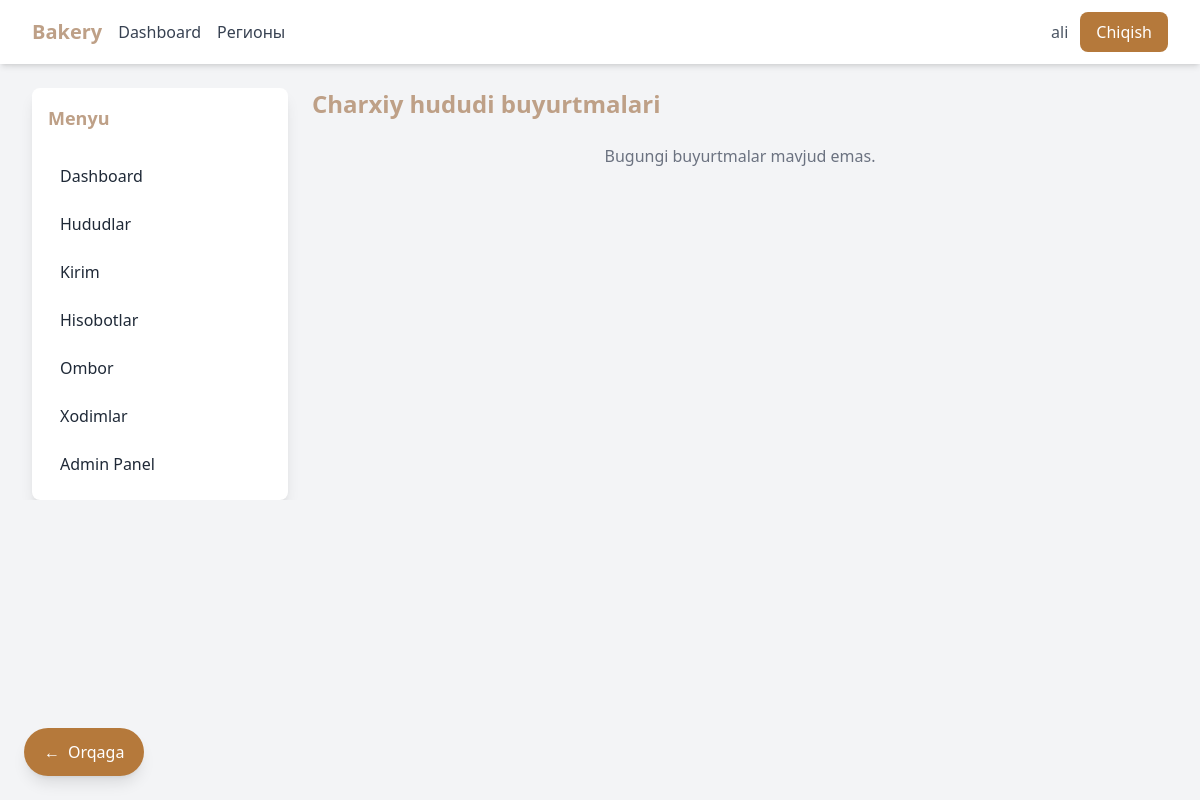
Before: /dashboard/districts/1/ (signed in) with the older database file.
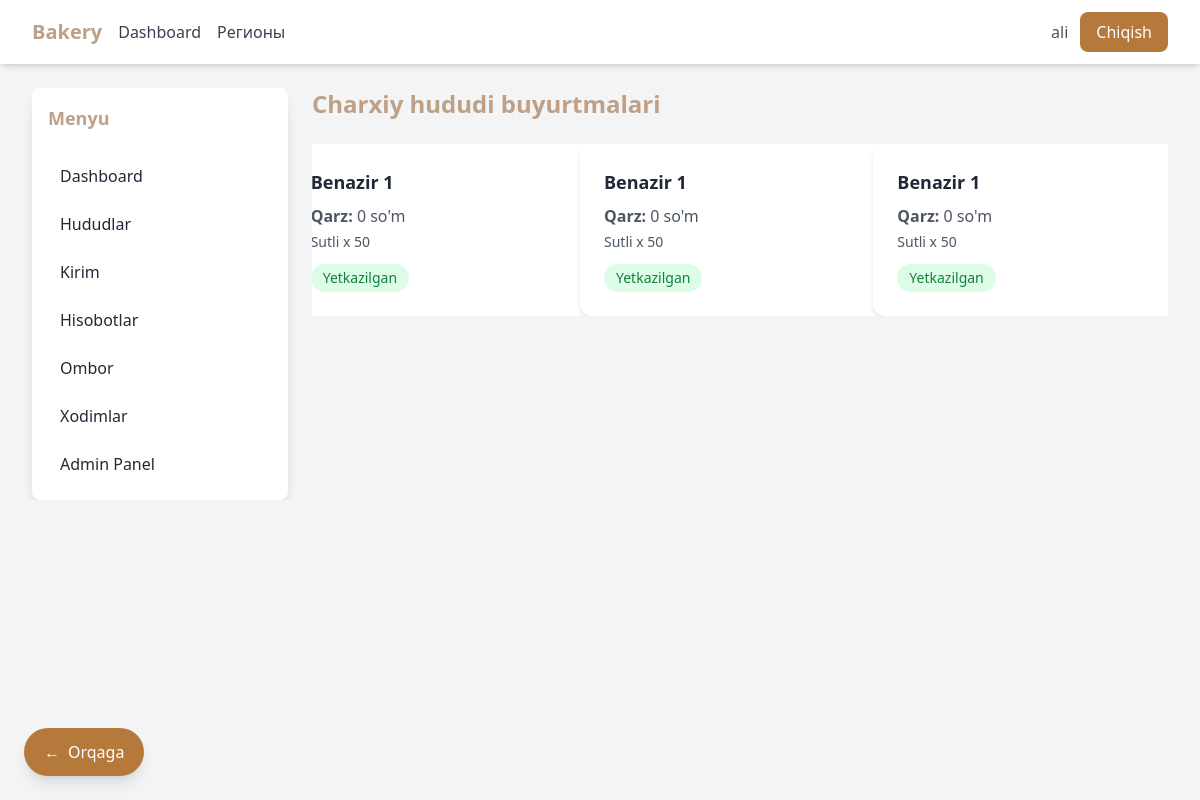
After: the same page with the newer database file.
### orders/models.py (models this page shows, shortened)
class Order(models.Model):
    STATUS_CHOICES = [
        ("Pending", "Kutilmoqda"),
        ("Partially Delivered", "Qisman yetkazilgan"),
        ("Delivered", "Yetkazilgan"),
    ]
    shop = models.ForeignKey(Shop, on_delete=models.CASCADE, related_name="orders")
    created_at = models.DateTimeField(auto_now_add=True)
    order_date = models.DateField(default=timezone.now)
    status = models.CharField(max_length=30, choices=STATUS_CHOICES, default="Pending")

class OrderItem(models.Model):
    order = models.ForeignKey("Order", on_delete=models.CASCADE, related_name="items")
    product = models.ForeignKey("products.Product", on_delete=models.CASCADE)
    quantity = models.PositiveIntegerField()
    unit_price = models.DecimalField(max_digits=10, decimal_places=2, default=0)
    delivered_quantity = models.PositiveIntegerField(default=0)

### shops/models.py (models this page shows, shortened)
class Shop(models.Model):
    name = models.CharField(max_length=200)
    owner_name = models.CharField(max_length=150, blank=True, null=True)
    phone = models.CharField(max_length=20, blank=True, null=True)
    address = models.TextField(blank=True, null=True)
    region = models.ForeignKey(Region, on_delete=models.CASCADE, related_name="shops")
    loan_balance = models.DecimalField(
        max_digits=10, decimal_places=2, default=0,
        help_text="Shop’s outstanding debt (qarzdorlik)"
    )
    class Meta:
        verbose_name = "Do‘kon"
        verbose_name_plural = "Do‘konlar"

### products/models.py (models this page shows, shortened)
class Product(models.Model):
    name = models.CharField(max_length=150, unique=True)
    description = models.TextField(blank=True, null=True)
    is_active = models.BooleanField(default=True)
    created_at = models.DateTimeField(auto_now_add=True)
    updated_at = models.DateTimeField(auto_now=True)
    class Meta:
        verbose_name = "Mahsulot"
        verbose_name_plural = "Mahsulotlar"

### dashboard/views.py (the view)
# urls.py: path('districts/<int:district_id>/', views.district_detail_view, name='district_detail'),
@login_required
def district_detail_view(request, district_id):
    district = get_object_or_404(Region, id=district_id)
    today = timezone.now().date()
    orders = Order.objects.filter(
        shop__region=district, order_date=today
    ).order_by("shop__name")
    shop_loans = {}
    shops_in_orders = set(order.shop for order in orders)
    for shop in shops_in_orders:
        past_orders = shop.orders.exclude(id__in=[o.id for o in orders])
        planned_loan = sum(
            item.total_price for o in past_orders for item in o.items.all()
        )
        shop_loans[shop.id] = planned_loan
    return render(request, "dashboard/district_detail.html", {
        "district": district,
        "orders": orders,
        "shop_loans": shop_loans,
    })

### dashboard/templatetags/custom_filters.py (called while the page is built)
@register.filter
def dict_get(d, key):
    return d.get(key, 0)

### dashboard/templates/dashboard/district_detail.html (shortened to what this page needs)
{% extends "base.html" %}
{% load custom_filters %}
{% block content %}
<h2 class="text-2xl font-bold text-primary mb-6">
    {{ district.name }} hududi buyurtmalari
</h2>
<div class="grid grid-cols-1 sm:grid-cols-2 lg:grid-cols-3 gap-6 justify-items-center">
    {% for order in orders %}
        <div class="bg-white shadow-md rounded-xl p-6 w-80 flex flex-col justify-between">
            <div>
                <h3 class="text-lg font-bold text-gray-800 mb-2">{{ order.shop.name }}</h3>
                <p class="text-gray-600 mb-1">
                    <span class="font-semibold">Qarz:</span>
                    {{ shop_loans|dict_get:order.shop.id|default:"0" }} so'm
                </p>
                <p class="text-gray-600 mb-3 text-sm">
                    {% for item in order.items.all %}
                        {{ item.product.name }} x {{ item.quantity }}{% if not forloop.last %}, {% endif %}
                    {% endfor %}
                </p>
                <span class="inline-block px-3 py-1 rounded-full text-sm font-medium
                    {% if order.get_status_display == 'Kutilmoqda' %}
                        bg-primary-light text-primary
                    {% elif order.get_status_display == 'Qisman yetkazilgan' %}
                        bg-secondary-light text-secondary
                    {% elif order.get_status_display == 'Yetkazilgan' %}
                        bg-green-100 text-green-700
                    {% else %}
                        bg-gray-100 text-gray-700
                    {% endif %}">
                    {{ order.get_status_display }}
                </span>
            </div>
        </div>
    {% empty %}
        <p class="text-gray-500 col-span-full text-center">
            Bugungi buyurtmalar mavjud emas.
        </p>
    {% endfor %}
</div>
{% endblock %}

Changed rows visible on the page:
added Order: shop.name "Benazir 1", shop "0", status "Yetkazilgan"
added OrderItem: product.name "Sutli", quantity "50", shown under "Benazir 1"
added Order: shop.name "Benazir 1", shop "0", status "Yetkazilgan"
added OrderItem: product.name "Sutli", quantity "50", shown under "Benazir 1"
added Order: shop.name "Benazir 1", shop "0", status "Yetkazilgan"
added OrderItem: product.name "Sutli", quantity "50", shown under "Benazir 1"
Other visible differences:
text no longer shown: "Bugungi buyurtmalar mavjud emas."
